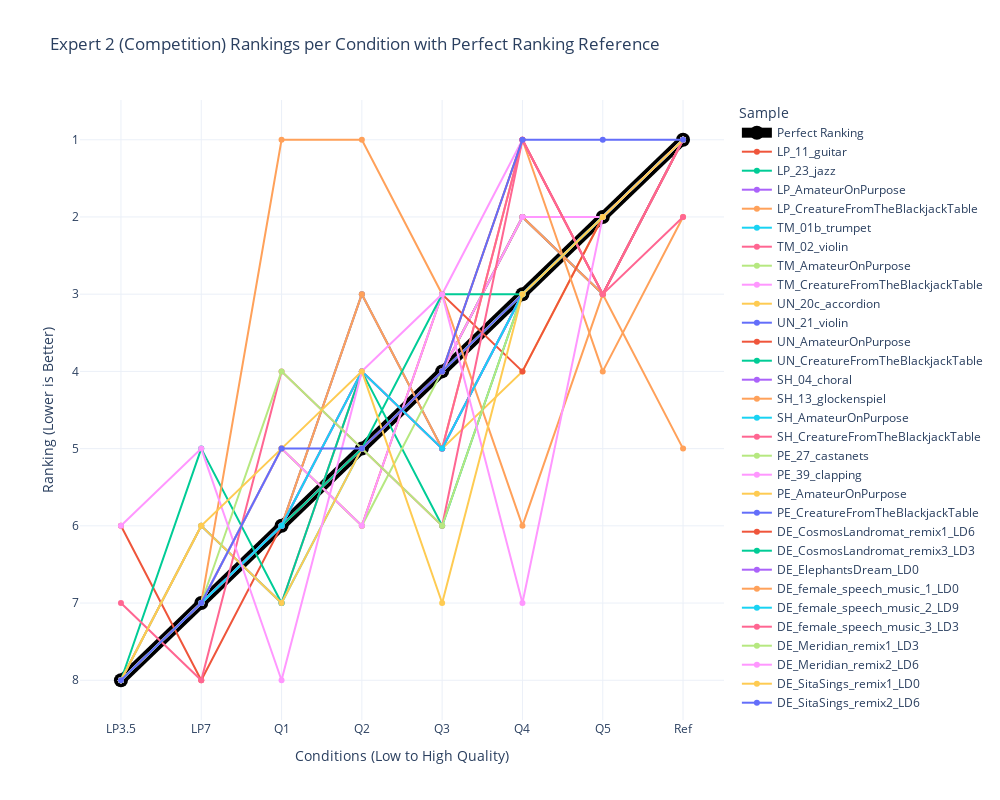

Source (notebook cell):
### Code cell
# Spaghetti plot for Expert 2 rankings

# Reshape rankings data for Plotly
expert2_rankings_df = pd.DataFrame(reversed_expert2_rankings, columns=conditions)
expert2_rankings_df['Sample'] = items

# Melt dataframe for better visualization
expert2_rankings_df_melted = expert2_rankings_df.melt(id_vars=['Sample'], var_name='Condition', value_name='Ranking')

expert2_rankings_df_melted = pd.concat([perfect_df, expert2_rankings_df_melted])

# Create plot
fig = px.line(expert2_rankings_df_melted, x='Condition', y='Ranking', color='Sample', markers=True,
              title="Expert 2 (Competition) Rankings per Condition with Perfect Ranking Reference",
              labels={"Ranking": "Ranking (Lower is Better)", "Condition": "Conditions (Low to High Quality)"},
              template="plotly_white")

# Adjust figure dimensions
fig.update_layout(width=1000, height=800)

# Invert y-axis (lower ranks at top)
fig.update_yaxes(autorange="reversed")

# Modify the "Perfect Ranking" line to be more visible
fig.update_traces(
    selector=dict(name="Perfect Ranking"),
    line=dict(width=10, color='black'),
    marker=dict(size=14, color='black')
)


# Show figure
fig.show()

### Figure 1 — Plotly figure (JSON) as saved in the notebook; plotly's stock layout.template omitted (floating-point values rounded to 4 significant figures)
{"data": [{"hovertemplate": "Sample=Perfect Ranking<br>Conditions (Low to High Quality)=%{x}<br>Ranking (Lower is Better)=%{y}<extra></extra>", "legendgroup": "Perfect Ranking", "line": {"color": "black", "dash": "solid", "width": 10}, "marker": {"color": "black", "size": 14, "symbol": "circle"}, "mode": "lines+markers", "name": "Perfect Ranking", "orientation": "v", "showlegend": true, "type": "scatter", "x": ["LP3.5", "LP7", "Q1", "Q2", "Q3", "Q4", "Q5", "Ref"], "xaxis": "x", "y": [8, 7, 6, 5, 4, 3, 2, 1], "yaxis": "y"}, {"hovertemplate": "Sample=LP_11_guitar<br>Conditions (Low to High Quality)=%{x}<br>Ranking (Lower is Better)=%{y}<extra></extra>", "legendgroup": "LP_11_guitar", "line": {"color": "#EF553B", "dash": "solid"}, "marker": {"symbol": "circle"}, "mode": "lines+markers", "name": "LP_11_guitar", "orientation": "v", "showlegend": true, "type": "scatter", "x": ["LP3.5", "LP7", "Q1", "Q2", "Q3", "Q4", "Q5", "Ref"], "xaxis": "x", "y": [6, 8, 6, 5, 4, 2, 3, 1], "yaxis": "y"}, {"hovertemplate": "Sample=LP_23_jazz<br>Conditions (Low to High Quality)=%{x}<br>Ranking (Lower is Better)=%{y}<extra></extra>", "legendgroup": "LP_23_jazz", "line": {"color": "#00cc96", "dash": "solid"}, "marker": {"symbol": "circle"}, "mode": "lines+markers", "name": "LP_23_jazz", "orientation": "v", "showlegend": true, "type": "scatter", "x": ["LP3.5", "LP7", "Q1", "Q2", "Q3", "Q4", "Q5", "Ref"], "xaxis": "x", "y": [8, 7, 6, 5, 4, 2, 3, 1], "yaxis": "y"}, {"hovertemplate": "Sample=LP_AmateurOnPurpose<br>Conditions (Low to High Quality)=%{x}<br>Ranking (Lower is Better)=%{y}<extra></extra>", "legendgroup": "LP_AmateurOnPurpose", "line": {"color": "#ab63fa", "dash": "solid"}, "marker": {"symbol": "circle"}, "mode": "lines+markers", "name": "LP_AmateurOnPurpose", "orientation": "v", "showlegend": true, "type": "scatter", "x": ["LP3.5", "LP7", "Q1", "Q2", "Q3", "Q4", "Q5", "Ref"], "xaxis": "x", "y": [8, 7, 6, 5, 4, 2, 3, 1], "yaxis": "y"}, {"hovertemplate": "Sample=LP_CreatureFromTheBlackjackTable<br>Conditions (Low to High Quality)=%{x}<br>Ranking (Lower is Better)=%{y}<extra></extra>", "legendgroup": "LP_CreatureFromTheBlackjackTable", "line": {"color": "#FFA15A", "dash": "solid"}, "marker": {"symbol": "circle"}, "mode": "lines+markers", "name": "LP_CreatureFromTheBlackjackTable", "orientation": "v", "showlegend": true, "type": "scatter", "x": ["LP3.5", "LP7", "Q1", "Q2", "Q3", "Q4", "Q5", "Ref"], "xaxis": "x", "y": [8, 7, 6, 5, 4, 2, 3, 1], "yaxis": "y"}, {"hovertemplate": "Sample=TM_01b_trumpet<br>Conditions (Low to High Quality)=%{x}<br>Ranking (Lower is Better)=%{y}<extra></extra>", "legendgroup": "TM_01b_trumpet", "line": {"color": "#19d3f3", "dash": "solid"}, "marker": {"symbol": "circle"}, "mode": "lines+markers", "name": "TM_01b_trumpet", "orientation": "v", "showlegend": true, "type": "scatter", "x": ["LP3.5", "LP7", "Q1", "Q2", "Q3", "Q4", "Q5", "Ref"], "xaxis": "x", "y": [8, 7, 6, 5, 4, 3, 2, 1], "yaxis": "y"}, {"hovertemplate": "Sample=TM_02_violin<br>Conditions (Low to High Quality)=%{x}<br>Ranking (Lower is Better)=%{y}<extra></extra>", "legendgroup": "TM_02_violin", "line": {"color": "#FF6692", "dash": "solid"}, "marker": {"symbol": "circle"}, "mode": "lines+markers", "name": "TM_02_violin", "orientation": "v", "showlegend": true, "type": "scatter", "x": ["LP3.5", "LP7", "Q1", "Q2", "Q3", "Q4", "Q5", "Ref"], "xaxis": "x", "y": [8, 6, 7, 4, 5, 3, 2, 1], "yaxis": "y"}, {"hovertemplate": "Sample=TM_AmateurOnPurpose<br>Conditions (Low to High Quality)=%{x}<br>Ranking (Lower is Better)=%{y}<extra></extra>", "legendgroup": "TM_AmateurOnPurpose", "line": {"color": "#B6E880", "dash": "solid"}, "marker": {"symbol": "circle"}, "mode": "lines+markers", "name": "TM_AmateurOnPurpose", "orientation": "v", "showlegend": true, "type": "scatter", "x": ["LP3.5", "LP7", "Q1", "Q2", "Q3", "Q4", "Q5", "Ref"], "xaxis": "x", "y": [8, 7, 6, 5, 4, 3, 2, 1], "yaxis": "y"}, {"hovertemplate": "Sample=TM_CreatureFromTheBlackjackTable<br>Conditions (Low to High Quality)=%{x}<br>Ranking (Lower is Better)=%{y}<extra></extra>", "legendgroup": "TM_CreatureFromTheBlackjackTable", "line": {"color": "#FF97FF", "dash": "solid"}, "marker": {"symbol": "circle"}, "mode": "lines+markers", "name": "TM_CreatureFromTheBlackjackTable", "orientation": "v", "showlegend": true, "type": "scatter", "x": ["LP3.5", "LP7", "Q1", "Q2", "Q3", "Q4", "Q5", "Ref"], "xaxis": "x", "y": [8, 7, 6, 5, 4, 2, 2, 1], "yaxis": "y"}, {"hovertemplate": "Sample=UN_20c_accordion<br>Conditions (Low to High Quality)=%{x}<br>Ranking (Lower is Better)=%{y}<extra></extra>", "legendgroup": "UN_20c_accordion", "line": {"color": "#FECB52", "dash": "solid"}, "marker": {"symbol": "circle"}, "mode": "lines+markers", "name": "UN_20c_accordion", "orientation": "v", "showlegend": true, "type": "scatter", "x": ["LP3.5", "LP7", "Q1", "Q2", "Q3", "Q4", "Q5", "Ref"], "xaxis": "x", "y": [8, 7, 6, 3, 5, 4, 2, 1], "yaxis": "y"}, {"hovertemplate": "Sample=UN_21_violin<br>Conditions (Low to High Quality)=%{x}<br>Ranking (Lower is Better)=%{y}<extra></extra>", "legendgroup": "UN_21_violin", "line": {"color": "#636efa", "dash": "solid"}, "marker": {"symbol": "circle"}, "mode": "lines+markers", "name": "UN_21_violin", "orientation": "v", "showlegend": true, "type": "scatter", "x": ["LP3.5", "LP7", "Q1", "Q2", "Q3", "Q4", "Q5", "Ref"], "xaxis": "x", "y": [8, 7, 6, 3, 5, 3, 2, 1], "yaxis": "y"}, {"hovertemplate": "Sample=UN_AmateurOnPurpose<br>Conditions (Low to High Quality)=%{x}<br>Ranking (Lower is Better)=%{y}<extra></extra>", "legendgroup": "UN_AmateurOnPurpose", "line": {"color": "#EF553B", "dash": "solid"}, "marker": {"symbol": "circle"}, "mode": "lines+markers", "name": "UN_AmateurOnPurpose", "orientation": "v", "showlegend": true, "type": "scatter", "x": ["LP3.5", "LP7", "Q1", "Q2", "Q3", "Q4", "Q5", "Ref"], "xaxis": "x", "y": [8, 7, 5, 6, 3, 4, 2, 1], "yaxis": "y"}, {"hovertemplate": "Sample=UN_CreatureFromTheBlackjackTable<br>Conditions (Low to High Quality)=%{x}<br>Ranking (Lower is Better)=%{y}<extra></extra>", "legendgroup": "UN_CreatureFromTheBlackjackTable", "line": {"color": "#00cc96", "dash": "solid"}, "marker": {"symbol": "circle"}, "mode": "lines+markers", "name": "UN_CreatureFromTheBlackjackTable", "orientation": "v", "showlegend": true, "type": "scatter", "x": ["LP3.5", "LP7", "Q1", "Q2", "Q3", "Q4", "Q5", "Ref"], "xaxis": "x", "y": [8, 5, 7, 4, 6, 3, 2, 1], "yaxis": "y"}, {"hovertemplate": "Sample=SH_04_choral<br>Conditions (Low to High Quality)=%{x}<br>Ranking (Lower is Better)=%{y}<extra></extra>", "legendgroup": "SH_04_choral", "line": {"color": "#ab63fa", "dash": "solid"}, "marker": {"symbol": "circle"}, "mode": "lines+markers", "name": "SH_04_choral", "orientation": "v", "showlegend": true, "type": "scatter", "x": ["LP3.5", "LP7", "Q1", "Q2", "Q3", "Q4", "Q5", "Ref"], "xaxis": "x", "y": [8, 7, 6, 4, 5, 3, 2, 1], "yaxis": "y"}, {"hovertemplate": "Sample=SH_13_glockenspiel<br>Conditions (Low to High Quality)=%{x}<br>Ranking (Lower is Better)=%{y}<extra></extra>", "legendgroup": "SH_13_glockenspiel", "line": {"color": "#FFA15A", "dash": "solid"}, "marker": {"symbol": "circle"}, "mode": "lines+markers", "name": "SH_13_glockenspiel", "orientation": "v", "showlegend": true, "type": "scatter", "x": ["LP3.5", "LP7", "Q1", "Q2", "Q3", "Q4", "Q5", "Ref"], "xaxis": "x", "y": [8, 7, 6, 3, 5, 1, 4, 2], "yaxis": "y"}, {"hovertemplate": "Sample=SH_AmateurOnPurpose<br>Conditions (Low to High Quality)=%{x}<br>Ranking (Lower is Better)=%{y}<extra></extra>", "legendgroup": "SH_AmateurOnPurpose", "line": {"color": "#19d3f3", "dash": "solid"}, "marker": {"symbol": "circle"}, "mode": "lines+markers", "name": "SH_AmateurOnPurpose", "orientation": "v", "showlegend": true, "type": "scatter", "x": ["LP3.5", "LP7", "Q1", "Q2", "Q3", "Q4", "Q5", "Ref"], "xaxis": "x", "y": [8, 6, 7, 5, 4, 3, 2, 1], "yaxis": "y"}, {"hovertemplate": "Sample=SH_CreatureFromTheBlackjackTable<br>Conditions (Low to High Quality)=%{x}<br>Ranking (Lower is Better)=%{y}<extra></extra>", "legendgroup": "SH_CreatureFromTheBlackjackTable", "line": {"color": "#FF6692", "dash": "solid"}, "marker": {"symbol": "circle"}, "mode": "lines+markers", "name": "SH_CreatureFromTheBlackjackTable", "orientation": "v", "showlegend": true, "type": "scatter", "x": ["LP3.5", "LP7", "Q1", "Q2", "Q3", "Q4", "Q5", "Ref"], "xaxis": "x", "y": [8, 7, 6, 4, 5, 1, 3, 2], "yaxis": "y"}, {"hovertemplate": "Sample=PE_27_castanets<br>Conditions (Low to High Quality)=%{x}<br>Ranking (Lower is Better)=%{y}<extra></extra>", "legendgroup": "PE_27_castanets", "line": {"color": "#B6E880", "dash": "solid"}, "marker": {"symbol": "circle"}, "mode": "lines+markers", "name": "PE_27_castanets", "orientation": "v", "showlegend": true, "type": "scatter", "x": ["LP3.5", "LP7", "Q1", "Q2", "Q3", "Q4", "Q5", "Ref"], "xaxis": "x", "y": [8, 7, 5, 6, 4, 3, 2, 1], "yaxis": "y"}, {"hovertemplate": "Sample=PE_39_clapping<br>Conditions (Low to High Quality)=%{x}<br>Ranking (Lower is Better)=%{y}<extra></extra>", "legendgroup": "PE_39_clapping", "line": {"color": "#FF97FF", "dash": "solid"}, "marker": {"symbol": "circle"}, "mode": "lines+markers", "name": "PE_39_clapping", "orientation": "v", "showlegend": true, "type": "scatter", "x": ["LP3.5", "LP7", "Q1", "Q2", "Q3", "Q4", "Q5", "Ref"], "xaxis": "x", "y": [8, 7, 5, 6, 3, 1, 3, 1], "yaxis": "y"}, {"hovertemplate": "Sample=PE_AmateurOnPurpose<br>Conditions (Low to High Quality)=%{x}<br>Ranking (Lower is Better)=%{y}<extra></extra>", "legendgroup": "PE_AmateurOnPurpose", "line": {"color": "#FECB52", "dash": "solid"}, "marker": {"symbol": "circle"}, "mode": "lines+markers", "name": "PE_AmateurOnPurpose", "orientation": "v", "showlegend": true, "type": "scatter", "x": ["LP3.5", "LP7", "Q1", "Q2", "Q3", "Q4", "Q5", "Ref"], "xaxis": "x", "y": [8, 6, 7, 5, 4, 3, 2, 1], "yaxis": "y"}, {"hovertemplate": "Sample=PE_CreatureFromTheBlackjackTable<br>Conditions (Low to High Quality)=%{x}<br>Ranking (Lower is Better)=%{y}<extra></extra>", "legendgroup": "PE_CreatureFromTheBlackjackTable", "line": {"color": "#636efa", "dash": "solid"}, "marker": {"symbol": "circle"}, "mode": "lines+markers", "name": "PE_CreatureFromTheBlackjackTable", "orientation": "v", "showlegend": true, "type": "scatter", "x": ["LP3.5", "LP7", "Q1", "Q2", "Q3", "Q4", "Q5", "Ref"], "xaxis": "x", "y": [8, 7, 6, 5, 4, 3, 2, 1], "yaxis": "y"}, {"hovertemplate": "Sample=DE_CosmosLandromat_remix1_LD6<br>Conditions (Low to High Quality)=%{x}<br>Ranking (Lower is Better)=%{y}<extra></extra>", "legendgroup": "DE_CosmosLandromat_remix1_LD6", "line": {"color": "#EF553B", "dash": "solid"}, "marker": {"symbol": "circle"}, "mode": "lines+markers", "name": "DE_CosmosLandromat_remix1_LD6", "orientation": "v", "showlegend": true, "type": "scatter", "x": ["LP3.5", "LP7", "Q1", "Q2", "Q3", "Q4", "Q5", "Ref"], "xaxis": "x", "y": [8, 7, 6, 5, 4, 1, 3, 1], "yaxis": "y"}, {"hovertemplate": "Sample=DE_CosmosLandromat_remix3_LD3<br>Conditions (Low to High Quality)=%{x}<br>Ranking (Lower is Better)=%{y}<extra></extra>", "legendgroup": "DE_CosmosLandromat_remix3_LD3", "line": {"color": "#00cc96", "dash": "solid"}, "marker": {"symbol": "circle"}, "mode": "lines+markers", "name": "DE_CosmosLandromat_remix3_LD3", "orientation": "v", "showlegend": true, "type": "scatter", "x": ["LP3.5", "LP7", "Q1", "Q2", "Q3", "Q4", "Q5", "Ref"], "xaxis": "x", "y": [8, 7, 6, 5, 3, 3, 2, 1], "yaxis": "y"}, {"hovertemplate": "Sample=DE_ElephantsDream_LD0<br>Conditions (Low to High Quality)=%{x}<br>Ranking (Lower is Better)=%{y}<extra></extra>", "legendgroup": "DE_ElephantsDream_LD0", "line": {"color": "#ab63fa", "dash": "solid"}, "marker": {"symbol": "circle"}, "mode": "lines+markers", "name": "DE_ElephantsDream_LD0", "orientation": "v", "showlegend": true, "type": "scatter", "x": ["LP3.5", "LP7", "Q1", "Q2", "Q3", "Q4", "Q5", "Ref"], "xaxis": "x", "y": [8, 7, 6, 4, 5, 3, 2, 1], "yaxis": "y"}, {"hovertemplate": "Sample=DE_female_speech_music_1_LD0<br>Conditions (Low to High Quality)=%{x}<br>Ranking (Lower is Better)=%{y}<extra></extra>", "legendgroup": "DE_female_speech_music_1_LD0", "line": {"color": "#FFA15A", "dash": "solid"}, "marker": {"symbol": "circle"}, "mode": "lines+markers", "name": "DE_female_speech_music_1_LD0", "orientation": "v", "showlegend": true, "type": "scatter", "x": ["LP3.5", "LP7", "Q1", "Q2", "Q3", "Q4", "Q5", "Ref"], "xaxis": "x", "y": [8, 7, 1, 1, 3, 6, 3, 5], "yaxis": "y"}, {"hovertemplate": "Sample=DE_female_speech_music_2_LD9<br>Conditions (Low to High Quality)=%{x}<br>Ranking (Lower is Better)=%{y}<extra></extra>", "legendgroup": "DE_female_speech_music_2_LD9", "line": {"color": "#19d3f3", "dash": "solid"}, "marker": {"symbol": "circle"}, "mode": "lines+markers", "name": "DE_female_speech_music_2_LD9", "orientation": "v", "showlegend": true, "type": "scatter", "x": ["LP3.5", "LP7", "Q1", "Q2", "Q3", "Q4", "Q5", "Ref"], "xaxis": "x", "y": [8, 7, 6, 4, 5, 3, 2, 1], "yaxis": "y"}, {"hovertemplate": "Sample=DE_female_speech_music_3_LD3<br>Conditions (Low to High Quality)=%{x}<br>Ranking (Lower is Better)=%{y}<extra></extra>", "legendgroup": "DE_female_speech_music_3_LD3", "line": {"color": "#FF6692", "dash": "solid"}, "marker": {"symbol": "circle"}, "mode": "lines+markers", "name": "DE_female_speech_music_3_LD3", "orientation": "v", "showlegend": true, "type": "scatter", "x": ["LP3.5", "LP7", "Q1", "Q2", "Q3", "Q4", "Q5", "Ref"], "xaxis": "x", "y": [7, 8, 4, 5, 6, 1, 3, 1], "yaxis": "y"}, {"hovertemplate": "Sample=DE_Meridian_remix1_LD3<br>Conditions (Low to High Quality)=%{x}<br>Ranking (Lower is Better)=%{y}<extra></extra>", "legendgroup": "DE_Meridian_remix1_LD3", "line": {"color": "#B6E880", "dash": "solid"}, "marker": {"symbol": "circle"}, "mode": "lines+markers", "name": "DE_Meridian_remix1_LD3", "orientation": "v", "showlegend": true, "type": "scatter", "x": ["LP3.5", "LP7", "Q1", "Q2", "Q3", "Q4", "Q5", "Ref"], "xaxis": "x", "y": [8, 7, 4, 5, 6, 3, 2, 1], "yaxis": "y"}, {"hovertemplate": "Sample=DE_Meridian_remix2_LD6<br>Conditions (Low to High Quality)=%{x}<br>Ranking (Lower is Better)=%{y}<extra></extra>", "legendgroup": "DE_Meridian_remix2_LD6", "line": {"color": "#FF97FF", "dash": "solid"}, "marker": {"symbol": "circle"}, "mode": "lines+markers", "name": "DE_Meridian_remix2_LD6", "orientation": "v", "showlegend": true, "type": "scatter", "x": ["LP3.5", "LP7", "Q1", "Q2", "Q3", "Q4", "Q5", "Ref"], "xaxis": "x", "y": [6, 5, 8, 4, 3, 7, 2, 1], "yaxis": "y"}, {"hovertemplate": "Sample=DE_SitaSings_remix1_LD0<br>Conditions (Low to High Quality)=%{x}<br>Ranking (Lower is Better)=%{y}<extra></extra>", "legendgroup": "DE_SitaSings_remix1_LD0", "line": {"color": "#FECB52", "dash": "solid"}, "marker": {"symbol": "circle"}, "mode": "lines+markers", "name": "DE_SitaSings_remix1_LD0", "orientation": "v", "showlegend": true, "type": "scatter", "x": ["LP3.5", "LP7", "Q1", "Q2", "Q3", "Q4", "Q5", "Ref"], "xaxis": "x", "y": [8, 6, 5, 4, 7, 3, 2, 1], "yaxis": "y"}, {"hovertemplate": "Sample=DE_SitaSings_remix2_LD6<br>Conditions (Low to High Quality)=%{x}<br>Ranking (Lower is Better)=%{y}<extra></extra>", "legendgroup": "DE_SitaSings_remix2_LD6", "line": {"color": "#636efa", "dash": "solid"}, "marker": {"symbol": "circle"}, "mode": "lines+markers", "name": "DE_SitaSings_remix2_LD6", "orientation": "v", "showlegend": true, "type": "scatter", "x": ["LP3.5", "LP7", "Q1", "Q2", "Q3", "Q4", "Q5", "Ref"], "xaxis": "x", "y": [8, 7, 5, 5, 4, 1, 1, 1], "yaxis": "y"}], "layout": {"height": 800, "legend": {"title": {"text": "Sample"}, "tracegroupgap": 0}, "title": {"text": "Expert 2 (Competition) Rankings per Condition with Perfect Ranking Reference"}, "width": 1000, "xaxis": {"anchor": "y", "domain": [0, 1], "title": {"text": "Conditions (Low to High Quality)"}}, "yaxis": {"anchor": "x", "autorange": "reversed", "domain": [0, 1], "title": {"text": "Ranking (Lower is Better)"}}}}
